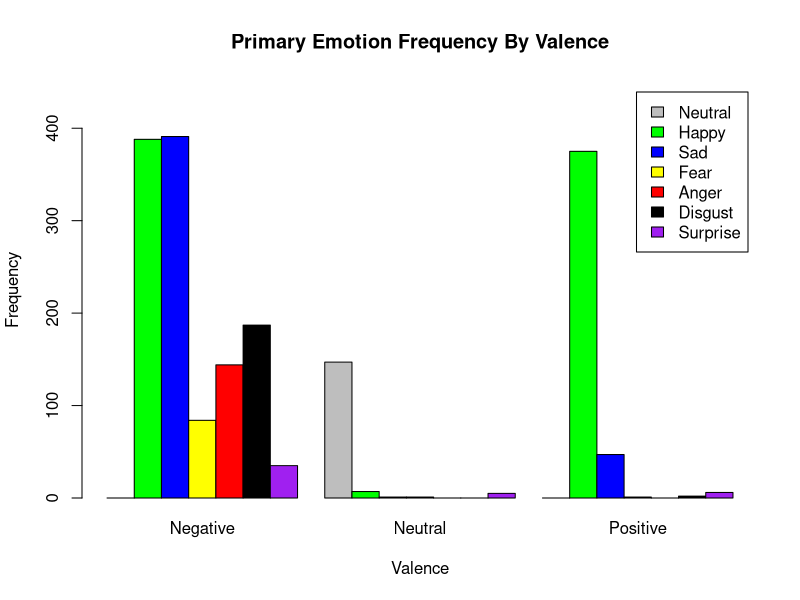
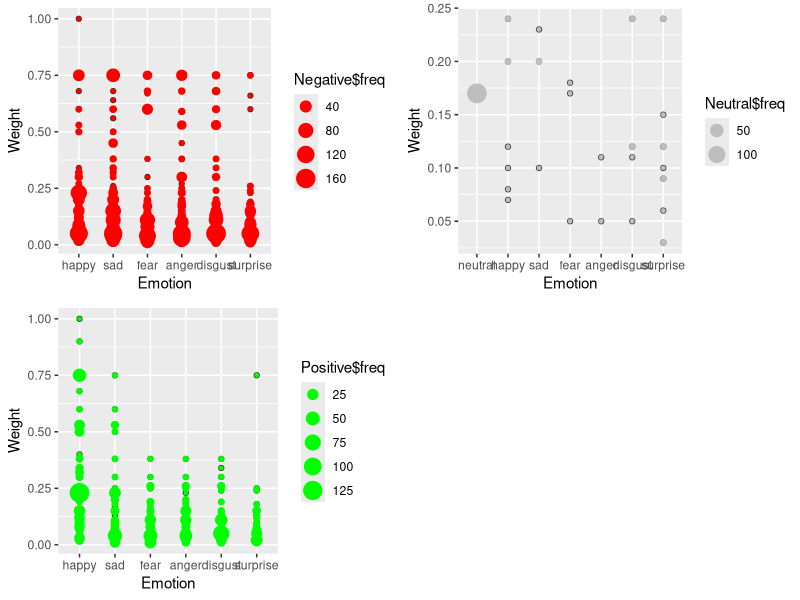

Source code (R) for these figures, in order:
library(reshape2)
library(ggplot2)
library(plyr)
library(gridExtra)
Top10 <- read.csv("Top10.csv")
PrimaryEmotions <- table(Top10$primary, Top10$valence)
barplot(PrimaryEmotions, main="Primary Emotion Frequency By Valence", xlab="Valence", ylab="Frequency", col=c("gray", "green", "blue","yellow","red","black","purple"), names.arg=c("Negative","Neutral","Positive"), legend = c("Neutral","Happy","Sad","Fear","Anger","Disgust","Surprise"), ylim=c(0,450), beside=TRUE)
dev.copy2pdf(file='PrimaryEmotions.pdf')
emotionColumns <- c("neutral","happy","sad","fear","anger","disgust","surprise")
emotionColumnsValence <- c("neutral","happy","sad","fear","anger","disgust","surprise","valence")
Emotions <- Top10[, match(emotionColumnsValence, names(Top10))]
Emotions$valence <- as.character(Emotions$valence)
Melted <- melt(Emotions, id.vars = "valence", measure.vars = emotionColumns)
Melted <- Melted[Melted$value > 0,]

Melted2 <- count(Melted, c('variable','value','valence'))

Negative <- Melted2[Melted2$valence == -1,]
Positive <- Melted2[Melted2$valence == 1,]
Neutral <- Melted2[Melted2$valence == 0,]

plotNegative <- qplot(
  Negative$variable,Negative$value,
  aes(x=Negative$variable,y=Negative$value),
  xlab = "Emotion",
  ylab = "Weight",
  alpha=I(0.7)
) + geom_point(aes(size=Negative$freq), col="red")

plotNeutral <- qplot(
  Neutral$variable,Neutral$value,
  aes(x=Neutral$variable,y=Neutral$value),
  xlab = "Emotion",
  ylab = "Weight",
  alpha=I(0.7)
) + geom_point(aes(size=Neutral$freq), col="gray")

plotPositive <- qplot(
  Positive$variable,Positive$value,
  aes(x=Positive$variable,y=Positive$value),
  xlab = "Emotion",
  ylab = "Weight",
  alpha=I(0.7)
) + geom_point(aes(size=Positive$freq), col="green")

chartList <- list(plotNegative, plotNeutral, plotPositive)
do.call(grid.arrange, c(chartList, list(ncol=2)))
dev.copy2pdf(file='EmotionsVsWeight.pdf', paper="a4r")